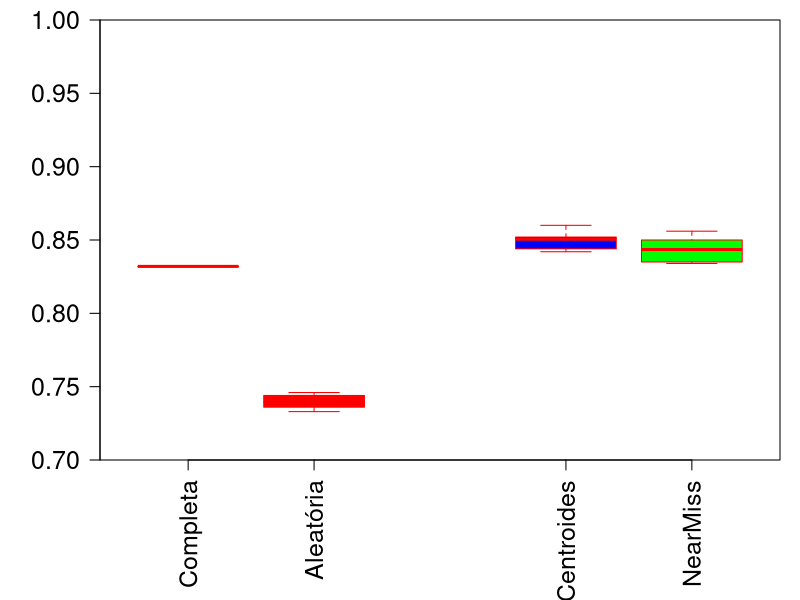
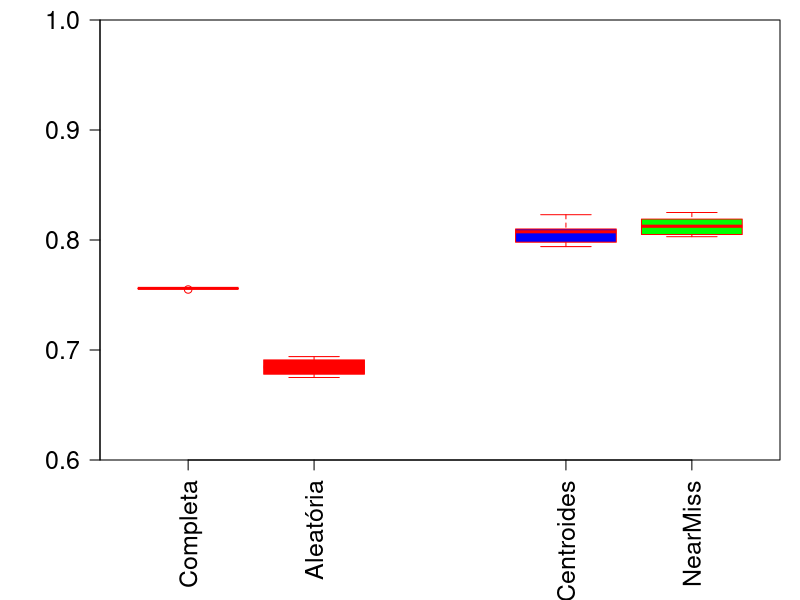
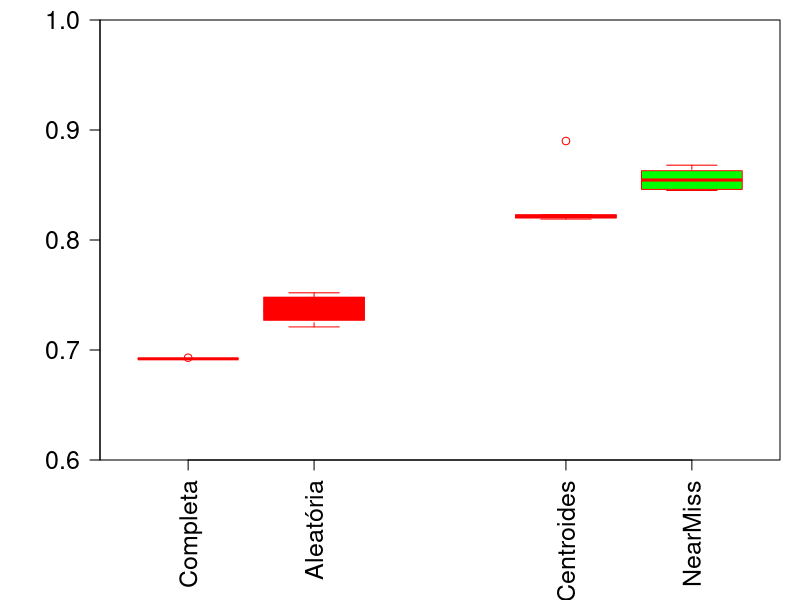
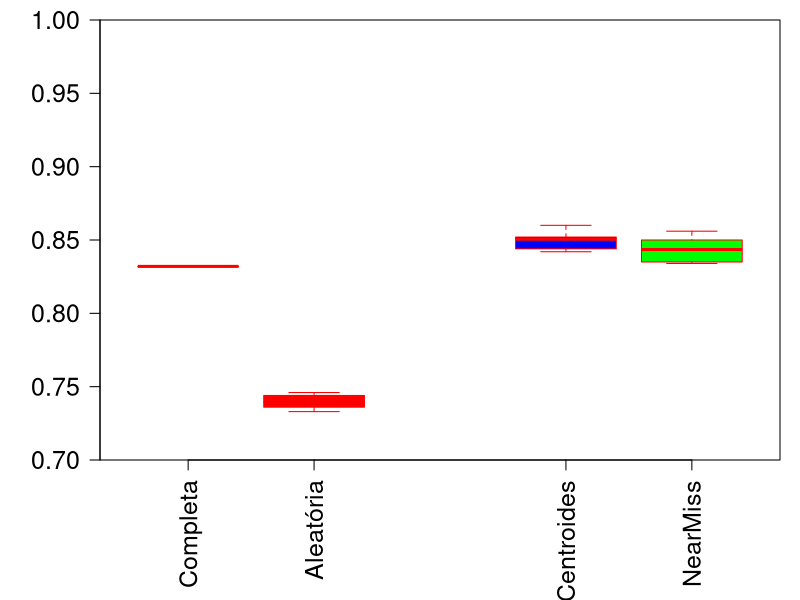

Write the R code that produced these figures, in order.
#Results CIC2018 RF All
accAllRF <- c(0.8320453104301480,0.8320790372229370,0.8323348526965940,0.8317894949210880,0.8321146391738450,0.8320097084707630,0.8319647325781260,0.8321596150848110,0.8321016782446890,0.8320226694015040)
accAllRF = round(accAllRF, 3)

f1AllRF <- c(0.7557666774587100,0.7558140343500910,0.7561732572994670,0.7554075026408900,0.7558640250149950,0.7557166883874630,0.7556535384605450,0.7559271793533620,0.7558458257633390,0.7557348868659540)
f1AllRF = round(f1AllRF, 3)

precisionAllRF <- c(0.6922993986088020,0.6923555241858500,0.6927813070134610,0.6918737638610780,0.6924147727274190,0.6922401549896040,0.6921653162537940,0.6924896249781010,0.6923932029376280,0.6922617223980050)
precisionAllRF = round(precisionAllRF, 3)

recallAllRF  <- c(0.8320453104301480,0.8320790372229370,0.8323348526965940,0.8317894949210880,0.8321146391738450,0.8320097084707630,0.8319647325781260,0.8321596150848110,0.8321016782446890,0.8320226694015040)
recallAllRF = round(recallAllRF, 3)

    
#Results CIC2018 RF Random
accRandomRF <- c(0.7394109655283570,0.7408190756902380,0.7442996292629000,0.7389746010546430,0.7359891311856670,0.7456236903309000,0.7464215810440500,0.7357761300573370,0.7402606673267780,0.7332753816749940)
accRandomRF = round(accRandomRF, 3)

f1RandomRF <- c(0.6852854826013830,0.6848878324622370,0.6912320961881320,0.6827385948738000,0.6782566651965930,0.6934250408763390,0.6944307853166560,0.6772870002766940,0.6843802924184340,0.6746771852278200)
f1RandomRF = round(f1RandomRF, 3)

precisionRandomRF <- c(0.7390940694852150,0.7369770879686780,0.7477720213517100,0.7343286126031900,0.7210431740172080,0.7521299737974410,0.7491221797597290,0.7233078054018390,0.7364818252579210,0.7267394693036140)
precisionRandomRF = round(precisionRandomRF, 3)

recallRandomRF  <- c(0.7394109655283570,0.7408190756902380,0.7442996292629000,0.7389746010546430,0.7359891311856670,0.7456236903309000,0.7464215810440500,0.7357761300573370,0.7402606673267780,0.7332753816749940)
recallRandomRF = round(recallRandomRF, 3)


#Results CIC2018 RF Cluster Centroids
accClusterCentroidsRF <- c(0.8503350450180760,0.8501278006769980,0.8514748888940060,0.8439910654661840,0.8434153867409670,0.8596495267920870,0.8508071015727540,0.8531213300481260,0.8524420291523700,0.8415617012457680)
accClusterCentroidsRF = round(accClusterCentroidsRF, 3)

f1ClusterCentroidsRF <- c(0.8072653579034350,0.8066143295027740,0.8084807130258280,0.7975004650959410,0.7969688159065510,0.8226631039687710,0.8076269562598390,0.8114578773142180,0.8099502464168140,0.7935191855823100)
f1ClusterCentroidsRF = round(f1ClusterCentroidsRF, 3)

precisionClusterCentroidsRF <- c(0.8218770144560870,0.8213392764127770,0.8225064839796230,0.8195198810185260,0.8202592102108330,0.8895107206315250,0.8231730327843620,0.8204754281937490,0.8219887267829460,0.8189456084982630)
precisionClusterCentroidsRF = round(precisionClusterCentroidsRF, 3)

recallClusterCentroidsRF  <- c(0.8503350450180760,0.8501278006769980,0.8514748888940060,0.8439910654661840,0.8434153867409670,0.8596495267920870,0.8508071015727540,0.8531213300481260,0.8524420291523700,0.8415617012457680)
recallClusterCentroidsRF = round(recallClusterCentroidsRF, 3)

#Results CIC2018 RF Cluster Centroids
accNearMissRF <- c(0.8340778778179470,0.8365993506343970,0.8556428028645770,0.8342045271374950,0.8500817463789800,0.8353789117369370,0.8355516153545020,0.8497363391438500,0.8513136988509450,0.8496096898243020)
accNearMissRF = round(accNearMissRF, 3)

f1NearMissRF <- c(0.8036129841896050,0.8063709911133490,0.8249415453657800,0.8030460894691950,0.8191495765201810,0.8048080675024180,0.8052457050518880,0.8187688007040780,0.8208696643718570,0.8189833945648600)
f1NearMissRF = round(f1NearMissRF, 3)

precisionNearMissRF <- c(0.8457307309640310,0.8472871775066180,0.8677222125460910,0.8454464942232310,0.8619476302164360,0.8464236548058480,0.8461715121254370,0.8631896780524120,0.8636247405026350,0.8623716466718150)
precisionNearMissRF = round(precisionNearMissRF, 3)

recallNearMissRF  <- c(0.8340778778179470,0.8365993506343970,0.8556428028645770,0.8342045271374950,0.8500817463789800,0.8353789117369370,0.8355516153545020,0.8497363391438500,0.8513136988509450,0.8496096898243020)
recallNearMissRF = round(recallNearMissRF, 3)


# Computando os testes
wilcox.test(accRandomRF, accClusterCentroidsRF, paired = TRUE,alternative = "l")
wilcoxonTestRFAccRC = wilcox.test(accRandomRF, accClusterCentroidsRF, paired = TRUE,alternative = "l")
print(wilcoxonTestRFAccRC$p.value)

wilcox.test(precisionRandomRF, precisionClusterCentroidsRF, paired = TRUE,alternative = "l")
wilcoxonTestRFPrecisionRC = wilcox.test(precisionRandomRF, precisionClusterCentroidsRF, paired = TRUE,alternative = "l")
print(wilcoxonTestRFPrecisionRC$p.value)

wilcox.test(f1RandomRF, f1ClusterCentroidsRF, paired = TRUE,alternative = "l")
wilcoxonTestRFF1RC = wilcox.test(f1RandomRF, f1ClusterCentroidsRF, paired = TRUE,alternative = "l")
print(wilcoxonTestRFF1RC$p.value)

wilcox.test(recallRandomRF, recallClusterCentroidsRF, paired = TRUE,alternative = "l")
wilcoxonTestRFRecallRC = wilcox.test(recallRandomRF, recallClusterCentroidsRF, paired = TRUE,alternative = "l")
print(wilcoxonTestRFRecallRC$p.value)

wilcox.test(accNearMissRF, accClusterCentroidsRF, paired = TRUE,alternative = "l")
wilcoxonTestRFAccNC = wilcox.test(accNearMissRF, accClusterCentroidsRF, paired = TRUE,alternative = "l")
print(wilcoxonTestRFAccNC$p.value)

wilcox.test(precisionNearMissRF, precisionClusterCentroidsRF, paired = TRUE,alternative = "l")
wilcoxonTestRFPrecisionNC = wilcox.test(precisionNearMissRF, precisionClusterCentroidsRF, paired = TRUE,alternative = "l")
print(wilcoxonTestRFPrecisionNC$p.value)

wilcox.test(f1NearMissRF, f1ClusterCentroidsRF, paired = TRUE,alternative = "l")
wilcoxonTestRFF1NC = wilcox.test(f1NearMissRF, f1ClusterCentroidsRF, paired = TRUE,alternative = "l")
print(wilcoxonTestRFF1NC$p.value)

wilcox.test(recallNearMissRF, recallClusterCentroidsRF, paired = TRUE,alternative = "l")
wilcoxonTestRFRecallNC = wilcox.test(recallNearMissRF, recallClusterCentroidsRF, paired = TRUE,alternative = "l")
print(wilcoxonTestRFRecallNC$p.value)

################################
pdf(file="accRFCIC2018.pdf")
par(cex.lab=1.5) # is for y-axis

par(cex.axis=1.5) # is for x-axis
par(mgp=c(2,1,0))
par(mar=c(7,5,1,1)) 
  boxplot(accAllRF, accRandomRF, accClusterCentroidsRF, accNearMissRF,
          main = "",
          at = c(1,2,4,5),
          names = c("Completa", "Aleatória", "Centroides", "NearMiss"),
          las = 2,
          col = c("orange","red","blue","green"),
          border = "red",
          horizontal = FALSE,
          notch = FALSE,
          ylim = c(0.7,1 ), yaxs = "i" , cex.main=1.5,
          cex.lab=1.0,
          font.main=20,las=0)
  dev.off()

  pdf(file="f1RFCIC2018.pdf")
  par(cex.lab=1.5) # is for y-axis
  
  par(cex.axis=1.5) # is for x-axis
  par(mgp=c(2,1,0))
  par(mar=c(7,5,1,1)) 
boxplot(f1AllRF, f1RandomRF, f1ClusterCentroidsRF, f1NearMissRF,
        main = "",
        at = c(1,2,4,5),
        names = c("Completa", "Aleatória", "Centroides", "NearMiss"),
        las = 2,
        col = c("orange","red","blue","green"),
        border = "red",
        horizontal = FALSE,
        notch = FALSE,
        ylim = c(0.6,1 ), yaxs = "i" , cex.main=1.5,
        cex.lab=1.0,
        font.main=20,las=0)
dev.off()

pdf(file="precisionRFCIC2018.pdf")
par(cex.lab=1.5) # is for y-axis

par(cex.axis=1.5) # is for x-axis
par(mgp=c(2,1,0))
par(mar=c(7,5,1,1)) 
boxplot(precisionAllRF, precisionRandomRF, precisionClusterCentroidsRF, precisionNearMissRF,
        main = "",
        at = c(1,2,4,5),
        names = c("Completa", "Aleatória", "Centroides", "NearMiss"),
        las = 2,
        col = c("orange","red","blue","green"),
        border = "red",
        horizontal = FALSE,
        notch = FALSE,
        ylim = c(0.6,1 ), yaxs = "i" , cex.main=1.5,
        cex.lab=1.0,
        font.main=20,las=0)
dev.off()

pdf(file="recallRFCIC2018.pdf")
par(cex.lab=1.5) # is for y-axis

par(cex.axis=1.5) # is for x-axis
par(mgp=c(2,1,0))
par(mar=c(7,5,1,1)) 
boxplot(recallAllRF, recallRandomRF, recallClusterCentroidsRF, recallNearMissRF,
        main = "",
        at = c(1,2,4,5),
        names = c("Completa", "Aleatória", "Centroides", "NearMiss"),
        las = 2,
        col = c("orange","red","blue","green"),
        border = "red",
        horizontal = FALSE,
        notch = FALSE,
        ylim = c(0.7,1 ), yaxs = "i" , cex.main=1.5,
        cex.lab=1.0,
        font.main=20,las=0)
dev.off()
